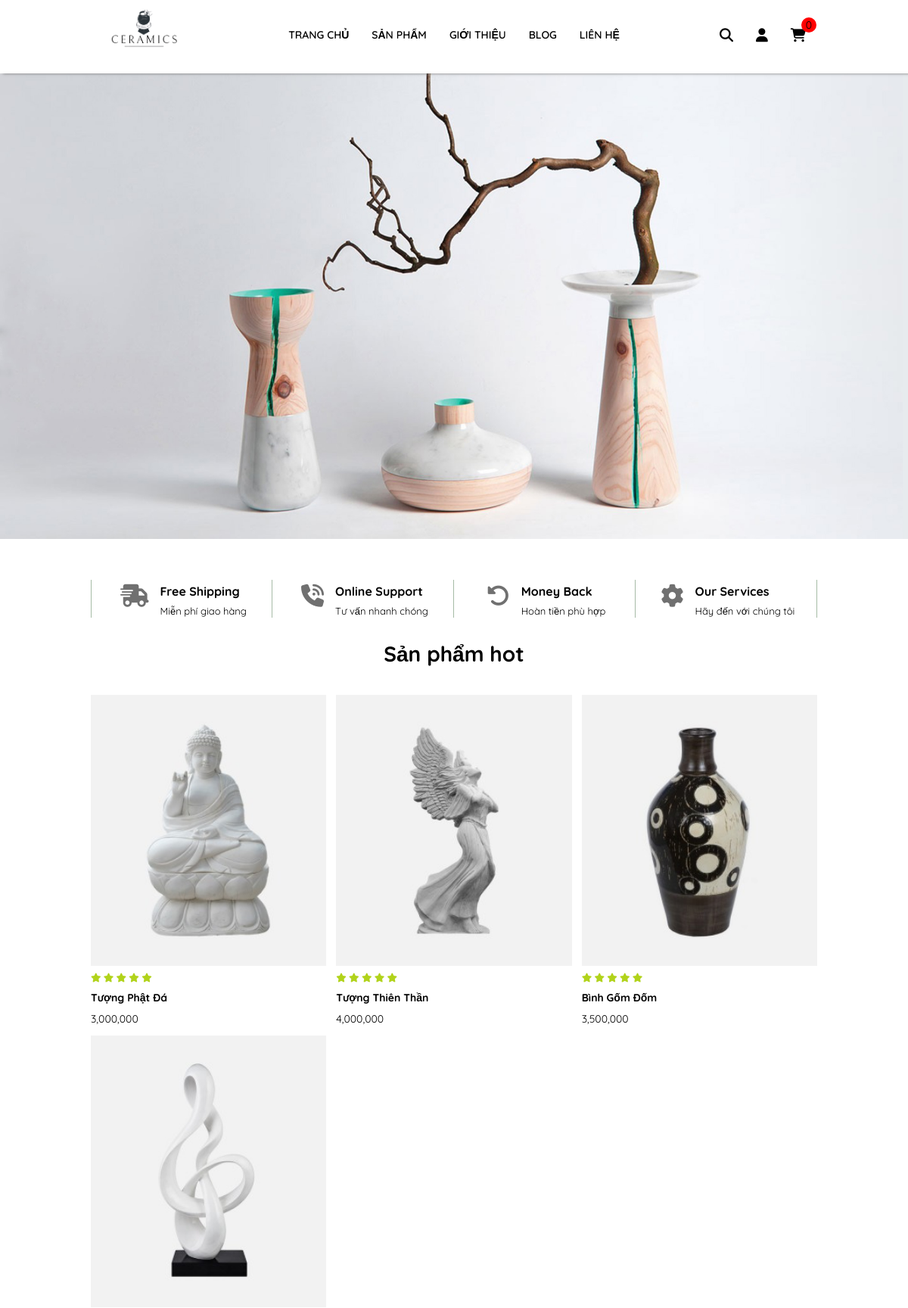
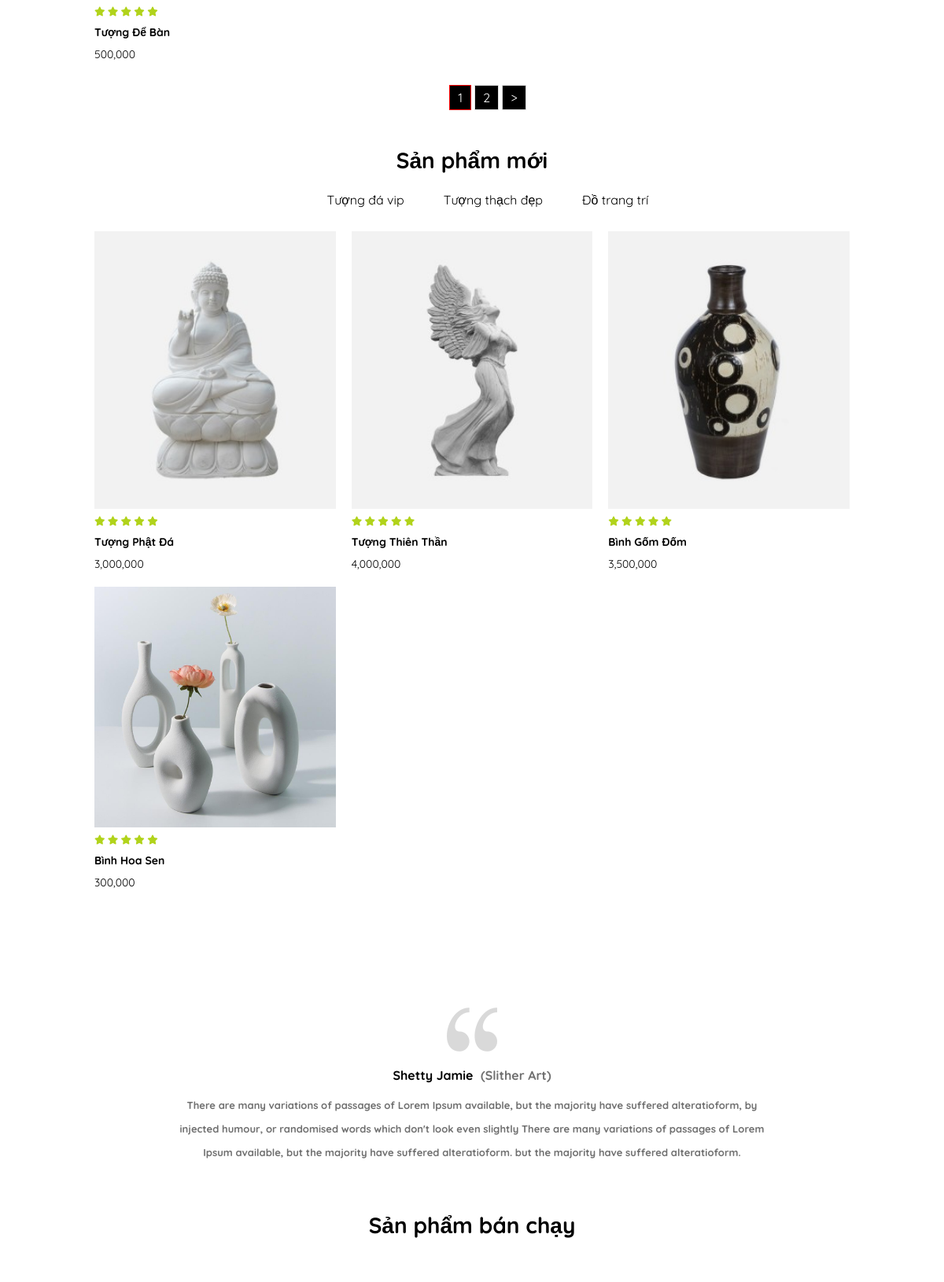
Screenshot of /controller/index.php (upper part) with the database file from the repository (2 pictures, top to bottom).
### tables this page shows
CREATE TABLE `sanpham` (
  `id` int(5) NOT NULL,
  `tensp` varchar(250) NOT NULL,
  `img` varchar(250) NOT NULL,
  `dongia` int(12) NOT NULL,
  `iddm` int(4) NOT NULL
);

### model/xl_home.php (called while the page is built, shortened)
<?php
function getall_sanpham($limit,$offs)
{
    $conn = connectdb();
    $stmt = $conn->prepare("SELECT * FROM sanpham  limit $limit offset $offs");
    $stmt->execute();
    $kq = $stmt->fetchAll();
    return $kq;
}
function getall_sanphamdm()
{
    $conn = connectdb();
    $stmt = $conn->prepare("SELECT * FROM sanpham WHERE iddm = 49");
    $stmt->execute();
    $dm1 = $stmt->fetchAll();
    return $dm1;
}
?>

### interface/home.php (the view, shortened to what this page needs)
<?php
include "../model/xl_home.php";
if (isset($_REQUEST['page'])) {
    $offset = ($_REQUEST['page'] - 1) * 4;
} else $offset = 0;
$kq = getall_sanpham(4, $offset);
$dm1 = getall_sanphamdm();
?>
<div class="banner" id="banner">
    <img src="../interface/image/banner.jpg" alt="">
</div>
<article>
    <div class="container">
        <div class="head-container">
            <div class="icon-ship">
                <div class="icon-son hover-effect">
                    <i class="fa-solid fa-truck-fast"></i>
                </div>
                <div class="title-son">
                    <span class="topic-title">Free Shipping</span> <br>
                    <span class="line-title">Miễn phí giao hàng</span>
                </div>
            </div>
            <div class="icon-ship">
                <div class="icon-son hover-effect">
                    <i class="fa-solid fa-phone-volume"></i>
                </div>
                <div class="title-son">
                    <span class="topic-title">Online Support</span> <br>
                    <span class="line-title">Tư vấn nhanh chóng</span>
                </div>
            </div>
            <div class="icon-ship">
                <div class="icon-son hover-effect">
                    <i class="fa-solid fa-rotate-left"></i>
                </div>
                <div class="title-son">
                    <span class="topic-title">Money Back</span> <br>
                    <span class="line-title">Hoàn tiền phù hợp</span>
                </div>
            </div>
            <div class="icon-ship">
                <div class="icon-son hover-effect">
                    <i class="fa-solid fa-gear"></i>
                </div>
                <div class="title-son">
                    <span class="topic-title">Our Services</span> <br>
                    <span class="line-title">Hãy đến với chúng tôi</span>
                </div>
            </div>
        </div>
        <div class="title-main">
            <span class="hover-effect">Sản phẩm hot</span>
        </div>
        <div class="products">
            <?php
            if (isset($kq) && count($kq) > 0) {
                foreach ($kq as $item) {
                    echo '
<form action="index.php?act=addCart" method="post">
                <div class="pr1">
                    <div class="hover-effect2">
                        <img src="' . $item['img'] . '" alt="">
                        <input class="icon2 button-add" type="submit" value="Đặt hàng" name="addtoCart">
                        <input type="hidden" value="' . $item['id'] . '" name="id">
                        <input type="hidden" value="' . $item['img'] . '" name="img">
                        <input type="hidden" value="' . $item['tensp'] . '" name="tensp">
                        <input type="hidden" value="' . ($item['dongia']) . '" name="gia">
                        <span class="icon3"><i class="fa-solid fa-cart-shopping"></i></span>
                        </div>
                        <div class="detail">
                        <div class="star">
                        <i class="fa-solid fa-star"></i>
                        <i class="fa-solid fa-star"></i>
                        <i class="fa-solid fa-star"></i>
                        <i class="fa-solid fa-star"></i>
                        <i class="fa-solid fa-star"></i>
                        </div>
                        <div class="namepr">
                        ' . $item['tensp'] . '
                        </div>
                        <div class="price">
                        ' . number_format($item['dongia']) . '
                        </div>
                        </div>
                        </div>
                        </form>
                ';
                }
            }
            ?>
        </div>
        <div class="page-show" style="text-align: center;">
            <?php
            $conn = connectdb();
            $rows = $conn->query("SELECT count(*) FROM sanpham")->fetchColumn();
            $total_pages = ceil($rows / 4);
            $str_paggi = "<ul class='pagging'>";
            for ($i = 1; $i <= $total_pages; $i++) {
                $active = "";
                if ($i == $_REQUEST['page']) $active = "class='active'";
                $str_paggi .= "<li {$active}><a href='index.php?page={$i}'>{$i}</a></li>";
            }
            if ($_REQUEST['page'] < $total_pages) {
                $page_next = $_REQUEST['page'] + 1;
                $str_paggi .= "<li><a href='index.php?page={$page_next}'>></a></li>";
            }
            $str_paggi .= "</ul>";
            echo $str_paggi;
            ?>
        </div>
        <div class="title-main">
            <span class="hover-effect">Sản phẩm mới</span>
        </div>
        <div class="category-product">
            <ul class="menu-item-product" id="menu-click">
                <li class="menu-item">Tượng đá vip</li>
                <li class="menu-item">Tượng thạch đẹp</li>
                <li class="menu-item">Đồ trang trí</li>
            </ul>
            <div id="product-container">
                <div id="product1" class="product-menu active">
                    <?php
                    if (isset($dm1) && count($dm1) > 0) {
                        foreach ($dm1 as $item) {
                            echo '
                <div class="pr1">
                    <div class="hover-effect2">
                        <img src="' . $item['img'] . '" alt="">
                        <span class="icon2">Đặt hàng</span>
                        <span class="icon3"><i class="fa-solid fa-cart-shopping"></i></span>
                    </div>
                    <div class="detail">
                        <div class="star">
                            <i class="fa-solid fa-star"></i>
                            <i class="fa-solid fa-star"></i>
                            <i class="fa-solid fa-star"></i>
                            <i class="fa-solid fa-star"></i>
                            <i class="fa-solid fa-star"></i>
                        </div>
                        <div class="namepr">
                            ' . $item['tensp'] . '
                        </div>
                        <div class="price">
                        ' . number_format($item['dongia']) . '
                        </div>
                    </div>
                </div>
                ';
                        }
                    }
                    ?>
                </div>
            </div>
        </div>
    </div>
    <div class="banner-small">
        <div class="img-banner-small">
            <div class="title-banner-small">
                <div class="big-title">
                </div>
            </div>
        </div>
    </div>
    <div class="container container-son">
        <div class="icon-important">
            <img src="../interface/image/icon-important.png" alt="">
        </div>
        <div class="title-important">
            Shetty Jamie <span>(Slither Art)</span>
            <p>
                There are many variations of passages of Lorem Ipsum available, but the majority have suffered
                alteratioform, by injected humour, or randomised words which don't look even slightly There are many
                variations of passages of Lorem Ipsum available, but the majority have suffered alteratioform. but
                the majority have suffered alteratioform.
            </p>
        </div>
        <div class="title-main">
            <span class="hover-effect">Sản phẩm bán chạy</span>
        </div>
    </div>
</article>

### interface/css/index.css (style rules this page uses)
body { padding: 0; margin: 0; font-family: 'Quicksand', sans-serif; }
.banner>img { z-index: 1; max-width: 100%; }
.container { max-width: 80%; margin: 0 auto; margin-bottom: 50px; }
.head-container { display: grid; grid-template-columns: repeat(auto-fit, minmax(130px, 1fr)); justify-content: center; margin-top: 50px; }
.icon-ship { display: flex; gap: 10px; border-right: 1px solid rgb(166, 187, 166); justify-content: center; }
.icon-ship:nth-child(1) { border-left: 1px solid rgb(166, 187, 166); }
.icon-son { font-size: 30px; color: #707070; padding: 2px 5px; }
.topic-title { font-weight: bold; line-height: 30px; }
.line-title { font-size: 13px; }
.title-main { text-align: center; margin-top: 30px; font-size: 28px; font-weight: 900; }
.hover-effect { position: relative; display: inline-block; padding-bottom: 5px; border-bottom: 2px solid transparent; transition: border-bottom 0.3s ease; }
.hover-effect::after { content: ''; position: absolute; left: 0; bottom: 0; width: 100%; border-bottom: 2px solid #000; transform: scaleX(0); transition: transform 0.3s ease; }
.hover-effect2 { position: relative; display: inline-block; overflow: hidden; min-width: 100%; }
.products { display: grid; grid-template-columns: repeat(auto-fit, minmax(250px, 1fr)); margin-top: 30px; grid-gap: 13px; }
.hover-effect2>img { width: 100%; }
.star { color: rgb(177, 211, 27); font-size: 12px; }
.namepr { margin-top: 10px; margin-bottom: 10px; font-size: 14px; font-weight: bold; }
.price { font-size: 14px; }
.product-menu { display: grid; grid-template-columns: repeat(auto-fit, minmax(300px, 1fr)); margin-top: 30px; grid-gap: 20px; }
.menu-item-product { display: flex; gap: 50px; justify-content: center; }
.menu-item-product>li { list-style: none; }
.product-menu { display: none; }
.product-menu.active { display: grid; }
.img-banner-small { position: relative; overflow: hidden; }
.title-banner-small { position: absolute; top: 20%; right: 10%; color: white; }
.big-title { padding: 2px; font-size: 65px; font-weight: bold; }
.container-son { margin-top: 80px; }
.icon-important { display: flex; justify-content: center; }
.title-important { color: #000; text-align: center; margin-top: 20px; font-weight: bold; padding: 0 100px; margin-bottom: 60px; }
.title-important>span { color: #707070; margin-left: 5px; }
.title-important>p { font-size: 13px; line-height: 30px; color: #707070; }

### interface/home.php (style rules this page uses)
.page-show { display: flex; gap: 30px; justify-content: center; }
ul.pagging { margin-top: 30px; display: flex; justify-content: center; list-style: none; }
ul.pagging li { float: right; padding: 0 2px; }
ul.pagging li a { display: block; padding: 5px 10px; border: 1px solid #dedede; }
ul.pagging li.active a { display: block; padding: 5px 10px; border: 1px solid #f00; }
.pagging>li>a { background-color: black; color: white; }
li>a { text-decoration: none; }

### rows the page displays
sanpham: img (picture), tensp "Tượng Phật Đá", dongia "3,000,000"
sanpham: img (picture), tensp "Tượng Thiên Thần", dongia "4,000,000"
sanpham: img (picture), tensp "Bình Gốm Đốm", dongia "3,500,000"
sanpham: img (picture), tensp "Tượng Để Bàn", dongia "500,000"
sanpham: img (picture), tensp "Bình Hoa Sen", dongia "300,000"

### other values shown
$sum "0"
